Frame 1 (no input): blank canvas, image omitted
Frame 60 (no input): blank canvas, image omitted
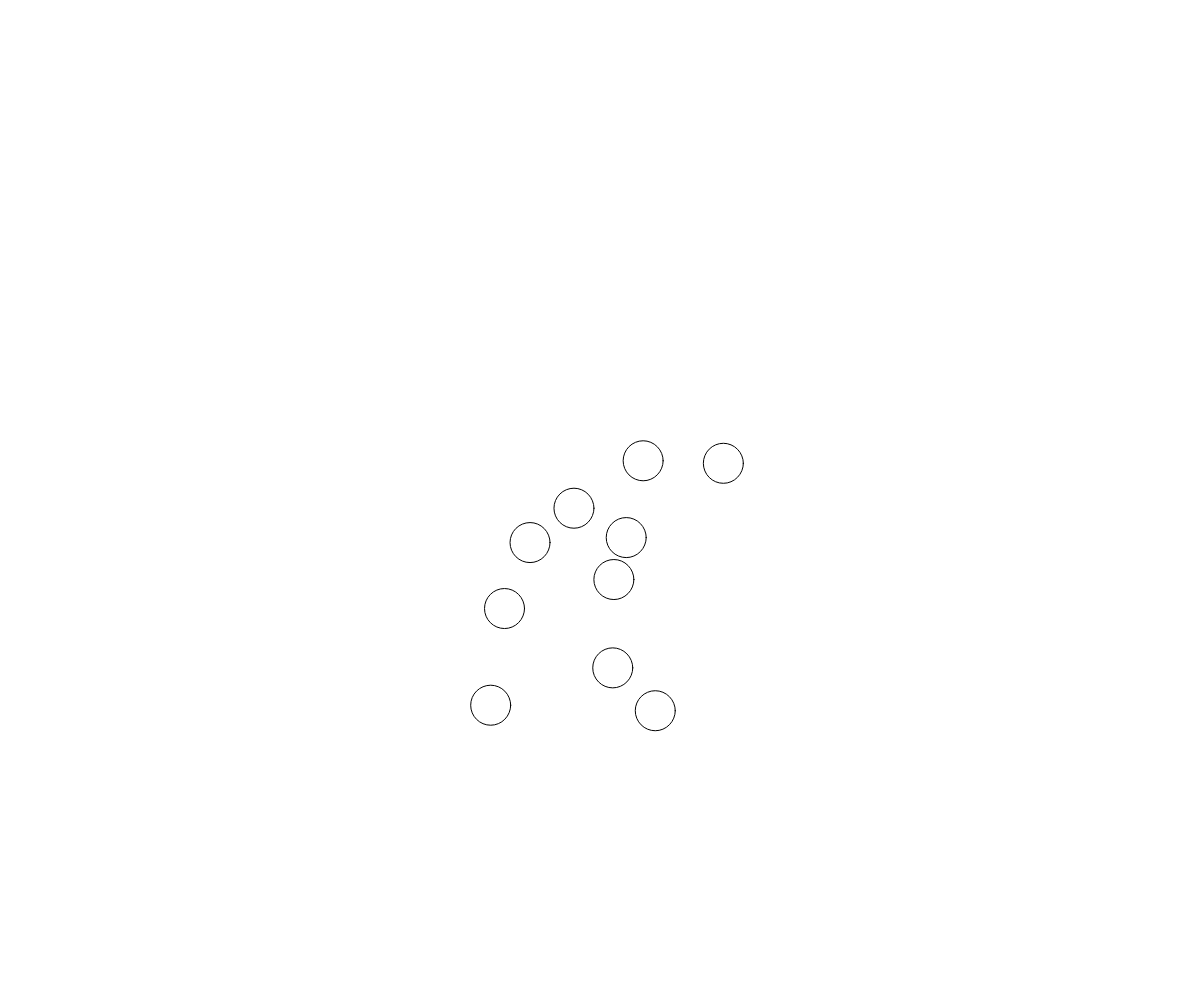
Frame 120 (the mouse pressed at the canvas centre since frame 60)

The p5.js sketch whose frames 1 and 60 were blank and that drew this single picture after the mouse press (run headless with seeded random() and noise() and a simulated clock; from frame 60 on, the mouse is pressed at the canvas centre):

// p5.js sketch
// ── sketch.js
var sphereRadius = 40;
var speed = 10;
var numSphere = 10;

function setup() {
  createCanvas(windowWidth, windowHeight);
  frameRate(30);
  
  sphere=[];
  for(var i=0; i < numSphere; i++) {
    sphere[i] = new Sphere(windowWidth/2, 50, 0, 10);
  }
}

function draw() {
  background(255);
  for(var i=0; i < numSphere; i++) {
    sphere[i].checkEdge();
    sphere[i].redraw();
  }
}


//Sphere
var Sphere = function(posX, posY, xd, yd) {
  this.posX = posX;
  this.posY = posY;
  this.xd   = xd;
  this.yd   = yd;
}

Sphere.prototype.checkEdge = function() {
  var randomSpeed = speed + random(speed);

  if(this.posX+sphereRadius/2 >= width) {
    this.xd = -randomSpeed;
    this.yd += random(-speed/2, speed/2);
  }
  if (this.posX-sphereRadius/2 <= 0){
    this.xd =  randomSpeed;
    this.xd += random(-speed/2, speed/2);
  }
  if(this.posY+sphereRadius/2 >= height) {
    this.yd = -randomSpeed;
    this.xd += random(-speed/2, speed/2);
  }
  if (this.posY-sphereRadius/2 <= 0){
    this.yd =  randomSpeed;
    this.xd += random(-speed/2, speed/2);
  }
}

Sphere.prototype.redraw = function(){
    ellipse(this.posX, this.posY, sphereRadius, sphereRadius);
    this.posX += this.xd;
    this.posY += this.yd;
}
